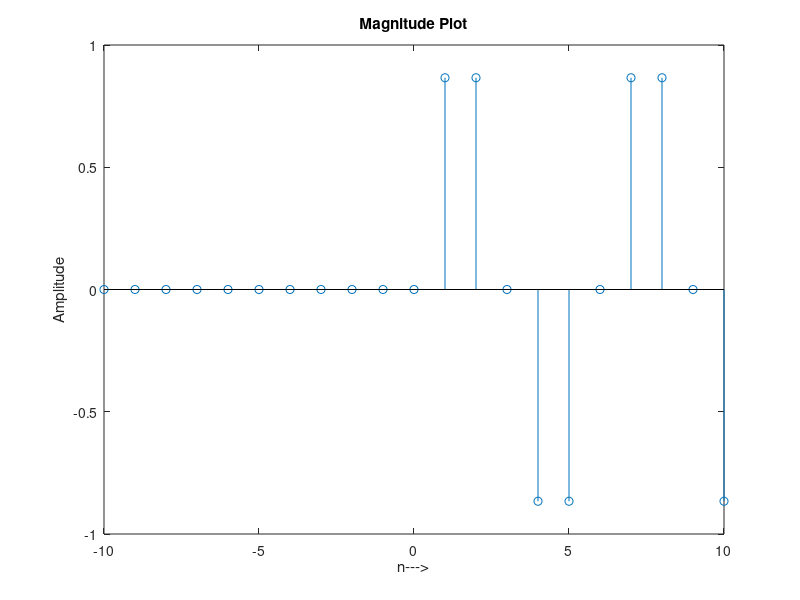

Source code (MATLAB):
close all;
clear all;
clc;
n = -10:10;
u = n >= 0;
x = sin(pi*n*(1/3));
a = x.*u;
stem(n,a);
title('Magnitude Plot');
xlabel('n--->');
ylabel('Amplitude')